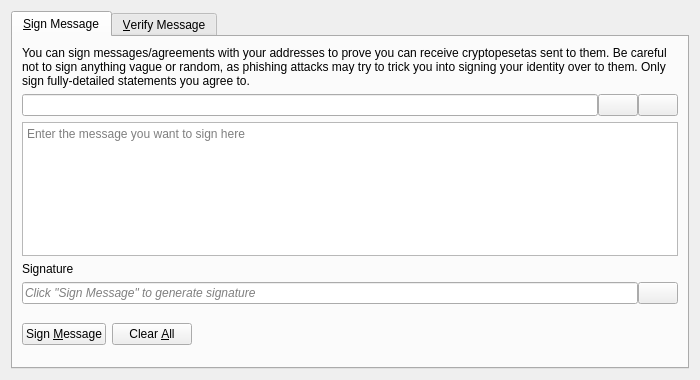
<?xml version="1.0" encoding="UTF-8"?>
<ui version="4.0">
 <class>SignVerifyMessageDialog</class>
 <widget class="QDialog" name="SignVerifyMessageDialog">
  <property name="geometry">
   <rect>
    <x>0</x>
    <y>0</y>
    <width>700</width>
    <height>380</height>
   </rect>
  </property>
  <property name="windowTitle">
   <string>Signatures - Sign / Verify a Message</string>
  </property>
  <property name="modal">
   <bool>true</bool>
  </property>
  <layout class="QVBoxLayout" name="verticalLayout">
   <item>
    <widget class="QTabWidget" name="tabWidget">
     <property name="currentIndex">
      <number>0</number>
     </property>
     <widget class="QWidget" name="tabSignMessage">
      <attribute name="title">
       <string>&amp;Sign Message</string>
      </attribute>
      <layout class="QVBoxLayout" name="verticalLayout_SM">
       <item>
        <widget class="QLabel" name="infoLabel_SM">
         <property name="text">
          <string>You can sign messages/agreements with your addresses to prove you can receive cryptopesetas sent to them. Be careful not to sign anything vague or random, as phishing attacks may try to trick you into signing your identity over to them. Only sign fully-detailed statements you agree to.</string>
         </property>
         <property name="textFormat">
          <enum>Qt::PlainText</enum>
         </property>
         <property name="wordWrap">
          <bool>true</bool>
         </property>
        </widget>
       </item>
       <item>
        <layout class="QHBoxLayout" name="horizontalLayout_1_SM">
         <property name="spacing">
          <number>0</number>
         </property>
         <item>
          <widget class="QValidatedLineEdit" name="addressIn_SM">
           <property name="toolTip">
            <string>The CryptoPeseta address to sign the message with</string>
           </property>
          </widget>
         </item>
         <item>
          <widget class="QPushButton" name="addressBookButton_SM">
           <property name="toolTip">
            <string>Choose previously used address</string>
           </property>
           <property name="text">
            <string/>
           </property>
           <property name="icon">
            <iconset resource="../cryptopeseta.qrc">
             <normaloff>:/icons/address-book</normaloff>:/icons/address-book</iconset>
           </property>
           <property name="shortcut">
            <string>Alt+A</string>
           </property>
           <property name="autoDefault">
            <bool>false</bool>
           </property>
          </widget>
         </item>
         <item>
          <widget class="QPushButton" name="pasteButton_SM">
           <property name="toolTip">
            <string>Paste address from clipboard</string>
           </property>
           <property name="text">
            <string/>
           </property>
           <property name="icon">
            <iconset resource="../cryptopeseta.qrc">
             <normaloff>:/icons/editpaste</normaloff>:/icons/editpaste</iconset>
           </property>
           <property name="shortcut">
            <string>Alt+P</string>
           </property>
           <property name="autoDefault">
            <bool>false</bool>
           </property>
          </widget>
         </item>
        </layout>
       </item>
       <item>
        <widget class="QPlainTextEdit" name="messageIn_SM">
         <property name="toolTip">
          <string>Enter the message you want to sign here</string>
         </property>
         <property name="placeholderText">
          <string>Enter the message you want to sign here</string>
         </property>
        </widget>
       </item>
       <item>
        <widget class="QLabel" name="signatureLabel_SM">
         <property name="text">
          <string>Signature</string>
         </property>
         <property name="textFormat">
          <enum>Qt::PlainText</enum>
         </property>
        </widget>
       </item>
       <item>
        <layout class="QHBoxLayout" name="horizontalLayout_2_SM">
         <property name="spacing">
          <number>0</number>
         </property>
         <item>
          <widget class="QLineEdit" name="signatureOut_SM">
           <property name="placeholderText">
            <string>Click "Sign Message" to generate signature</string>
           </property>
           <property name="font">
            <font>
             <italic>true</italic>
            </font>
           </property>
           <property name="readOnly">
            <bool>true</bool>
           </property>
          </widget>
         </item>
         <item>
          <widget class="QPushButton" name="copySignatureButton_SM">
           <property name="toolTip">
            <string>Copy the current signature to the system clipboard</string>
           </property>
           <property name="text">
            <string/>
           </property>
           <property name="icon">
            <iconset resource="../cryptopeseta.qrc">
             <normaloff>:/icons/editcopy</normaloff>:/icons/editcopy</iconset>
           </property>
           <property name="autoDefault">
            <bool>false</bool>
           </property>
          </widget>
         </item>
        </layout>
       </item>
       <item>
        <layout class="QHBoxLayout" name="horizontalLayout_3_SM">
         <item>
          <widget class="QPushButton" name="signMessageButton_SM">
           <property name="toolTip">
            <string>Sign the message to prove you own this CryptoPeseta address</string>
           </property>
           <property name="text">
            <string>Sign &amp;Message</string>
           </property>
           <property name="icon">
            <iconset resource="../cryptopeseta.qrc">
             <normaloff>:/icons/edit</normaloff>:/icons/edit</iconset>
           </property>
           <property name="autoDefault">
            <bool>false</bool>
           </property>
          </widget>
         </item>
         <item>
          <widget class="QPushButton" name="clearButton_SM">
           <property name="toolTip">
            <string>Reset all sign message fields</string>
           </property>
           <property name="text">
            <string>Clear &amp;All</string>
           </property>
           <property name="icon">
            <iconset resource="../cryptopeseta.qrc">
             <normaloff>:/icons/remove</normaloff>:/icons/remove</iconset>
           </property>
           <property name="autoDefault">
            <bool>false</bool>
           </property>
          </widget>
         </item>
         <item>
          <spacer name="horizontalSpacer_1_SM">
           <property name="orientation">
            <enum>Qt::Horizontal</enum>
           </property>
           <property name="sizeHint" stdset="0">
            <size>
             <width>40</width>
             <height>48</height>
            </size>
           </property>
          </spacer>
         </item>
         <item>
          <widget class="QLabel" name="statusLabel_SM">
           <property name="font">
            <font>
             <weight>75</weight>
             <bold>true</bold>
            </font>
           </property>
           <property name="text">
            <string/>
           </property>
           <property name="wordWrap">
            <bool>true</bool>
           </property>
          </widget>
         </item>
         <item>
          <spacer name="horizontalSpacer_2_SM">
           <property name="orientation">
            <enum>Qt::Horizontal</enum>
           </property>
           <property name="sizeHint" stdset="0">
            <size>
             <width>40</width>
             <height>48</height>
            </size>
           </property>
          </spacer>
         </item>
        </layout>
       </item>
      </layout>
     </widget>
     <widget class="QWidget" name="tabVerifyMessage">
      <attribute name="title">
       <string>&amp;Verify Message</string>
      </attribute>
      <layout class="QVBoxLayout" name="verticalLayout_VM">
       <item>
        <widget class="QLabel" name="infoLabel_VM">
         <property name="text">
          <string>Enter the receiver's address, message (ensure you copy line breaks, spaces, tabs, etc. exactly) and signature below to verify the message. Be careful not to read more into the signature than what is in the signed message itself, to avoid being tricked by a man-in-the-middle attack. Note that this only proves the signing party receives with the address, it cannot prove sendership of any transaction!</string>
         </property>
         <property name="textFormat">
          <enum>Qt::PlainText</enum>
         </property>
         <property name="alignment">
          <set>Qt::AlignLeading|Qt::AlignLeft|Qt::AlignTop</set>
         </property>
         <property name="wordWrap">
          <bool>true</bool>
         </property>
        </widget>
       </item>
       <item>
        <layout class="QHBoxLayout" name="horizontalLayout_1_VM">
         <property name="spacing">
          <number>0</number>
         </property>
         <item>
          <widget class="QValidatedLineEdit" name="addressIn_VM">
           <property name="toolTip">
            <string>The CryptoPeseta address the message was signed with</string>
           </property>
          </widget>
         </item>
         <item>
          <widget class="QPushButton" name="addressBookButton_VM">
           <property name="toolTip">
            <string>Choose previously used address</string>
           </property>
           <property name="text">
            <string/>
           </property>
           <property name="icon">
            <iconset resource="../cryptopeseta.qrc">
             <normaloff>:/icons/address-book</normaloff>:/icons/address-book</iconset>
           </property>
           <property name="shortcut">
            <string>Alt+A</string>
           </property>
           <property name="autoDefault">
            <bool>false</bool>
           </property>
          </widget>
         </item>
        </layout>
       </item>
       <item>
        <widget class="QPlainTextEdit" name="messageIn_VM">
          <property name="toolTip">
            <string>The signed message to verify</string>
          </property>
          <property name="placeholderText">
            <string>The signed message to verify</string>
          </property>
        </widget>
       </item>
       <item>
        <widget class="QValidatedLineEdit" name="signatureIn_VM">
          <property name="toolTip">
            <string>The signature given when the message was signed</string>
          </property>
          <property name="placeholderText">
            <string>The signature given when the message was signed</string>
          </property>
        </widget>
       </item>
       <item>
        <layout class="QHBoxLayout" name="horizontalLayout_2_VM">
         <item>
          <widget class="QPushButton" name="verifyMessageButton_VM">
           <property name="toolTip">
            <string>Verify the message to ensure it was signed with the specified CryptoPeseta address</string>
           </property>
           <property name="text">
            <string>Verify &amp;Message</string>
           </property>
           <property name="icon">
            <iconset resource="../cryptopeseta.qrc">
             <normaloff>:/icons/transaction_0</normaloff>:/icons/transaction_0</iconset>
           </property>
           <property name="autoDefault">
            <bool>false</bool>
           </property>
          </widget>
         </item>
         <item>
          <widget class="QPushButton" name="clearButton_VM">
           <property name="toolTip">
            <string>Reset all verify message fields</string>
           </property>
           <property name="text">
            <string>Clear &amp;All</string>
           </property>
           <property name="icon">
            <iconset resource="../cryptopeseta.qrc">
             <normaloff>:/icons/remove</normaloff>:/icons/remove</iconset>
           </property>
           <property name="autoDefault">
            <bool>false</bool>
           </property>
          </widget>
         </item>
         <item>
          <spacer name="horizontalSpacer_1_VM">
           <property name="orientation">
            <enum>Qt::Horizontal</enum>
           </property>
           <property name="sizeHint" stdset="0">
            <size>
             <width>40</width>
             <height>48</height>
            </size>
           </property>
          </spacer>
         </item>
         <item>
          <widget class="QLabel" name="statusLabel_VM">
           <property name="font">
            <font>
             <weight>75</weight>
             <bold>true</bold>
            </font>
           </property>
           <property name="text">
            <string/>
           </property>
           <property name="wordWrap">
            <bool>true</bool>
           </property>
          </widget>
         </item>
         <item>
          <spacer name="horizontalSpacer_2_VM">
           <property name="orientation">
            <enum>Qt::Horizontal</enum>
           </property>
           <property name="sizeHint" stdset="0">
            <size>
             <width>40</width>
             <height>48</height>
            </size>
           </property>
          </spacer>
         </item>
        </layout>
       </item>
      </layout>
     </widget>
    </widget>
   </item>
  </layout>
 </widget>
 <customwidgets>
  <customwidget>
   <class>QValidatedLineEdit</class>
   <extends>QLineEdit</extends>
   <header>qt/qvalidatedlineedit.h</header>
  </customwidget>
 </customwidgets>
 <resources>
  <include location="../cryptopeseta.qrc"/>
 </resources>
 <connections/>
</ui>
